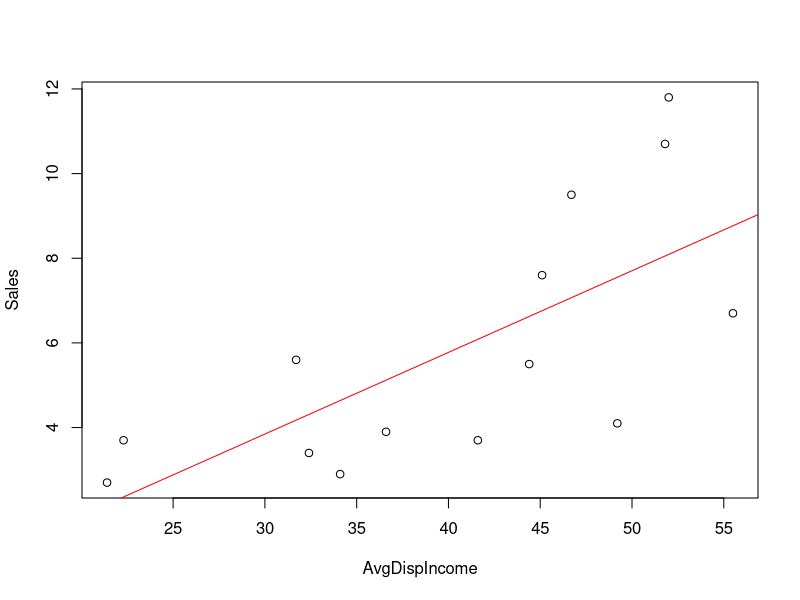
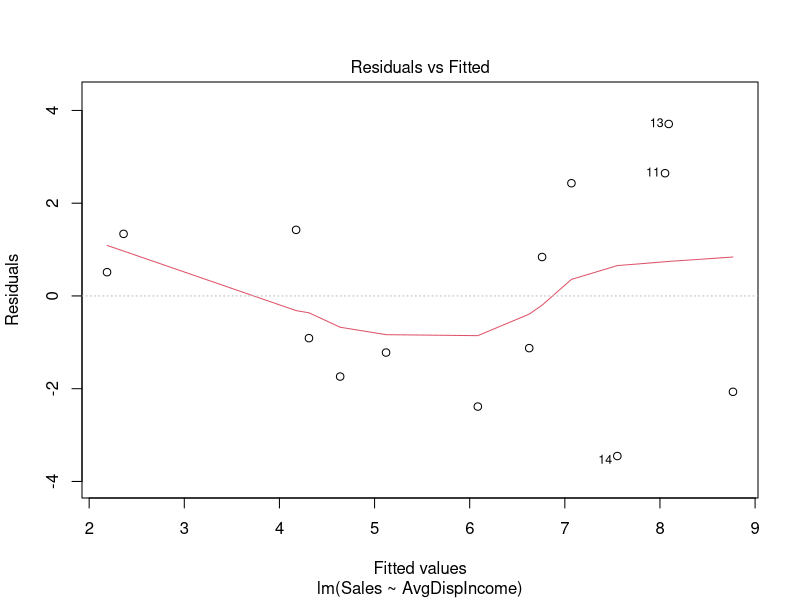
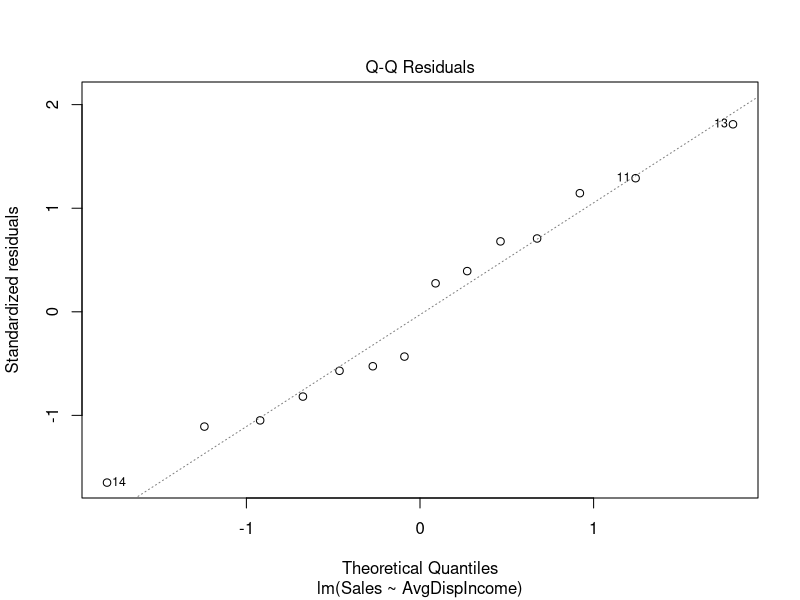
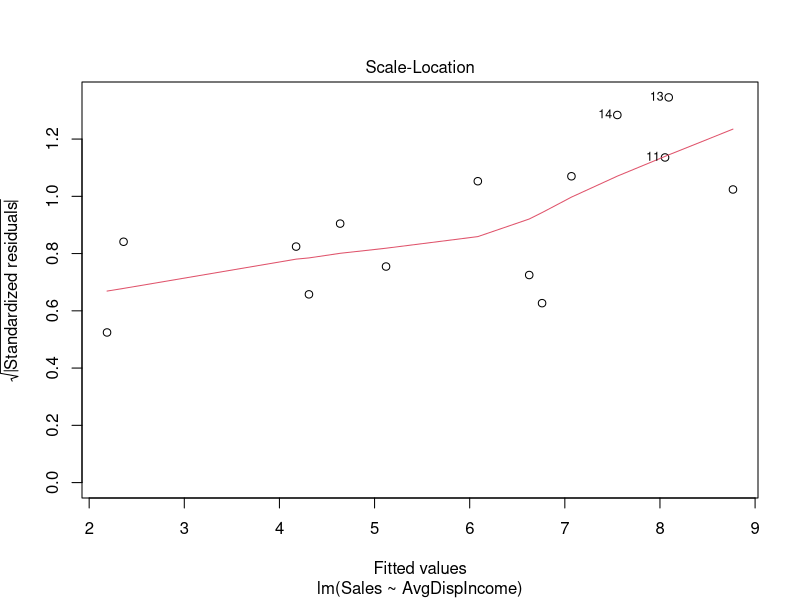
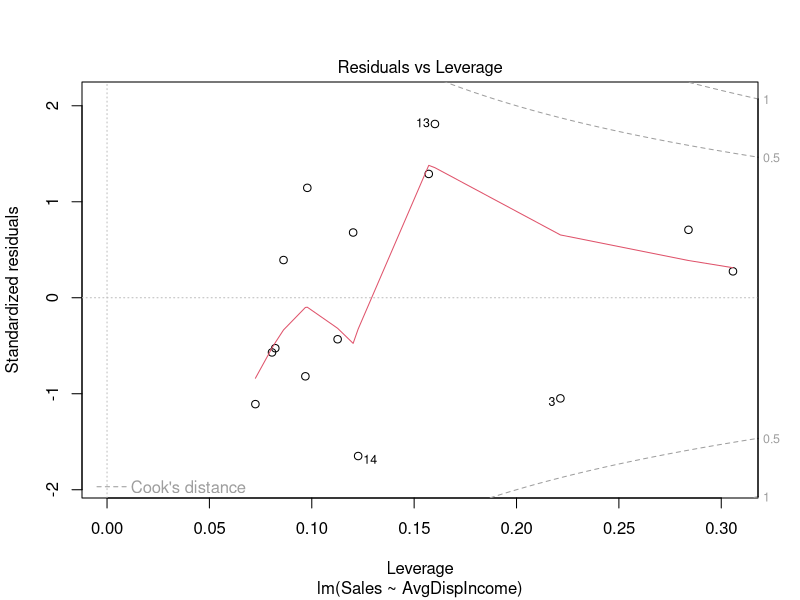

These figures' R source, in order:
# ---------------------------------------------------------------
# Author: Neumann Chew
# Date of Creation: 15 Jun 2016.
# Purpose: Solution to Workshop 5.
# ---------------------------------------------------------------

setwd("C:/Users/lecturer/Desktop/rscripts")

data <- read.csv(file="Triangle.csv")
attach(data)

# 1(a) Scatter Plot of X = Income, Y = Sales
plot(AvgDispIncome, Sales)

# 1(b) Corr Coef
cor(AvgDispIncome, Sales)
# 0.6982346

# 1(c) Simple LR
fit <- lm(Sales~AvgDispIncome)
summary(fit)

# --- Interpretation of LR ---
# An increase of $1 in Avg Disposable Income leads to a 0.19295 increase in Sales.
# -----------------------------

# 1(d) R squared
summary(fit)$r.squared 

# --- Interpretation of R squared ---
# 48.8% of the variability in Sales can be explained by the Linear Regression Model.
# -----------------------------

# Overlap fitted regression line into scatterplot.
abline(fit, col="red")

# Obs:
# Some issues at high values of X.

# 1(e) Residual Analysis
# par(mfrow=c(2,2))  # 4 Charts in a Plot.
plot(fit)

# Linear Relationship Assumption via REsiduals vs Fitted chart:
# Some curvation noted. To try quadratic term.
# Outliers to check in rows: 14, 110, 130.

# Residuals Normal Distribution Assumption via Normal Q-Q plot:
# No serious departure from normality assumption.
# Outliers to check in rows: 14, 110, 130.

# Residuals Constant Variance Assumption via Scale-Location chart:
# Rising trend at higher fitted values.

# Influential Obs Detection via Residuals vs Leverage chart:
# All cases within Cook's distance. No influenential Obs detected.

# 1(f) Level of Sig at 0.05
# At 0.05 level of significance, there is evidence of a linear relationship.

# 2. Should mean disposable income be used to predict sales based on the sample of 14 Sunflowers stores?
# Ans: No. Low R-squared of 48.8% and the rsiduals plot suggest that the model is not good enough.

# 3. Should the management of Sunflowers accept the claims of Triangle’s leasing agents? Why or why not?
# Ans: The claims cannot be verified as store size is not in the dataset. Add this variable inside the model to verify.

# 4. Are there any other factors not mentioned by the leasing agents that might be relevant to the store leasing decision?
# Ans: Yes. Other potential factors could be: Absence/Presence of competitors, Profile of the community - like sunflowers?



